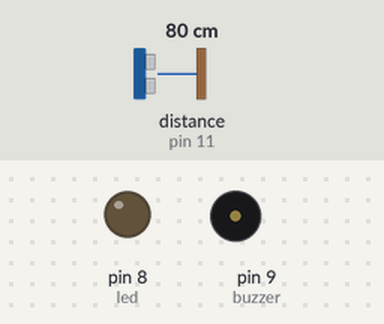
Recording of a sketch running on a simulated Arduino Uno, built with avr-gcc and run on an emulated ATmega328P. On the bench: output pins drawn as LEDs (lit = HIGH), buzzer (waves = sounding, pin HIGH). Wiring (inferred from the names in the program): ultrasonic range finder: trigger pin 10; echo pin 11. Inputs (shaded band) come from the test bench; at power-on: distance to the obstacle (sensor on pin 11) 80 cm. The echo pulse lasts 58.3 µs per cm; pins used as bus, display or sensor lines are not drawn.

Above: at 1.2 s.
1.3 s: distance to the obstacle (sensor on pin 11) set to 12 cm
2.8 s: distance to the obstacle (sensor on pin 11) set to 9 cm
At 4.0 s:
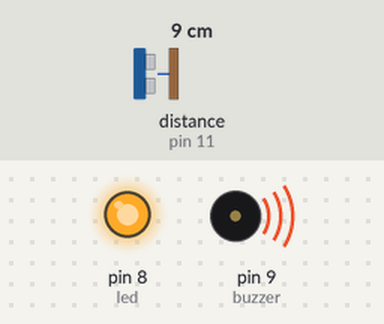
4.3 s: distance to the obstacle (sensor on pin 11) set to 18 cm
At 5.3 s:
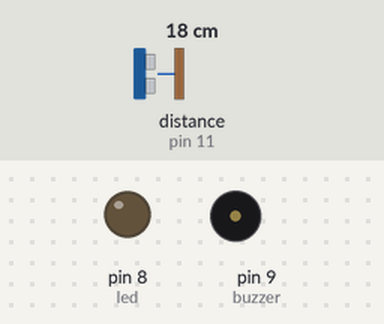
5.8 s: distance to the obstacle (sensor on pin 11) set to 2 cm
At 6.4 s:
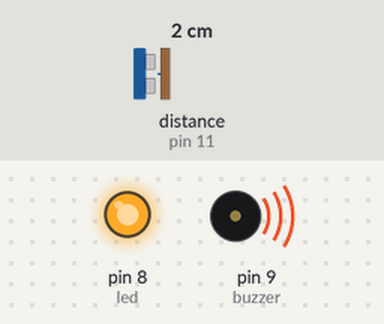
Timing chart, 0 to 8.3 s (numbered marks = the images above; inputs shaded):
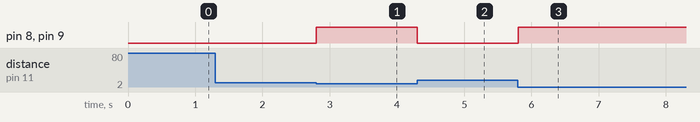

The sketch:

sketch_apr18b.ino
```cpp
int led = 8;
int buzzer = 9;
int trigPin = 10;
int echoPin = 11;
float speedOfSound = 323;
float duration;
float distance;

void setup(){
    pinMode(led, OUTPUT);
    pinMode(buzzer, OUTPUT);
    pinMode(echoPin, INPUT);
    pinMode(trigPin, OUTPUT);
}

void loop(){
    digitalWrite(trigPin, LOW);
    delayMicroseconds(2000);

    digitalWrite(trigPin, HIGH);
    delayMicroseconds(15);

    digitalWrite(trigPin, LOW);

    duration = pulseIn(echoPin, HIGH);
    duration = duration / 1000000;
    distance = duration * speedOfSound;
    distance = distance/2.;
    distance = distance * 1000;

    if(distance < 100){
        digitalWrite(led, HIGH);
        digitalWrite(buzzer, HIGH);

    }
    else{
        digitalWrite(led,LOW);
        digitalWrite(buzzer,LOW);
    }
    }
```

Measured:
- the behaviour switches between 11 and 10 cm on distance to the obstacle (sensor on pin 11) (found by bisection; images 0 and 1)
- after the input at 1.3 s, every drawn part: stays the same
- after the input at 2.8 s, pin 8 (led), pin 9 (buzzer): LOW → HIGH at once
- after the input at 4.3 s, pin 8 (led), pin 9 (buzzer): HIGH → LOW at once
- after the input at 5.8 s, pin 8 (led), pin 9 (buzzer): LOW → HIGH at once
